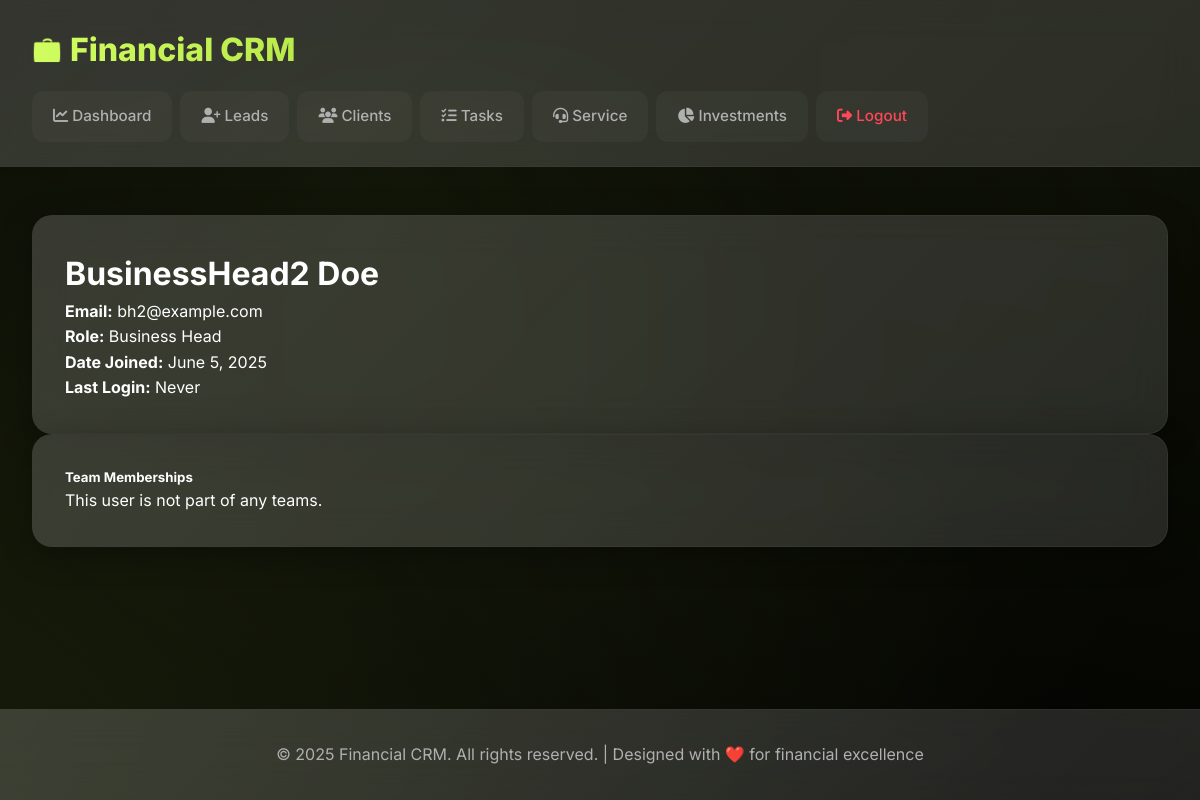
The app's page /users/10/ (signed in) with its own data.
### base/models.py (models this page shows, shortened)
class User(AbstractUser):
    role = models.CharField(max_length=20, choices=ROLE_CHOICES)
    manager = models.ForeignKey(
        'self',
        on_delete=models.SET_NULL,
        null=True,
        blank=True,
        related_name='subordinates',
        help_text="Direct manager in the hierarchy"
    )
    managed_groups = models.ManyToManyField(
        Group,
        blank=True,
        related_name='group_leaders',
        help_text="Groups managed by this RM Head"
    )
    teams = models.ManyToManyField(
        Team,
        through='TeamMembership',
        related_name='members',
        blank=True,
        help_text="Teams this user belongs to"
    )
    class Meta:
        verbose_name = 'User'
        verbose_name_plural = 'Users'
        ordering = ['role', 'username']
    def get_teams_display(self):
        """Display teams this user belongs to"""
        return ", ".join([team.name for team in self.teams.all()]) or "No teams"
    get_teams_display.short_description = 'Teams'
    def get_managed_teams_display(self):
        """Display teams this user manages (for RM Heads)"""
        if self.role == 'rm_head':
            return ", ".join([team.name for team in Team.objects.filter(leader=self)]) or "No teams managed"
        return "N/A"
    get_managed_teams_display.short_description = 'Managed Teams'

### base/views.py (the view)
# urls.py: path('users/<int:user_id>/', views.user_profile, name='user_profile'),
@login_required
def user_profile(request, user_id):
    user = get_object_or_404(User, id=user_id)
    if (request.user.role not in ['business_head', 'top_management'] and
        request.user != user and
        not request.user.led_teams.filter(members=user).exists()):
        messages.error(request, "You don't have permission to view this profile.")
        return redirect('team_management')
    context = {
        'profile_user': user,
        'teams': user.teams.all(),
    }
    return render(request, 'base/user_profile.html', context)

### base/templates/base/user_profile.html (shortened to what this page needs)
{% extends "base/base.html" %}
{% block content %}
<div class="container py-5">
    <div class="card mb-4">
        <div class="card-body">
            <div class="d-flex justify-content-between align-items-center mb-4">
                <h1 class="mb-0">{{ profile_user.get_full_name|default:profile_user.username }}</h1>
            </div>
            <div class="row">
                <div class="col-md-6">
                    <p><strong>Email:</strong> {{ profile_user.email }}</p>
                    <p><strong>Role:</strong>
                        <span class="badge
                            {% if profile_user.role == 'rm' %}badge-primary
                            {% elif profile_user.role == 'rm_head' %}badge-success
                            {% elif profile_user.role == 'business_head' %}badge-warning
                            {% else %}badge-dark{% endif %}">
                            {{ profile_user.get_role_display }}
                        </span>
                    </p>
                </div>
                <div class="col-md-6">
                    <p><strong>Date Joined:</strong> {{ profile_user.date_joined|date:"F j, Y" }}</p>
                    <p><strong>Last Login:</strong> {{ profile_user.last_login|date:"F j, Y H:i"|default:"Never" }}</p>
                </div>
            </div>
        </div>
    </div>
    <div class="card">
        <div class="card-header">
            <h5 class="mb-0">Team Memberships</h5>
        </div>
        <div class="card-body">
            {% if profile_user.teams.all %}
            <div class="table-responsive">
                <table class="table table-hover">
                    <thead>
                        <tr>
                            <th>Team Name</th>
                            <th>Leader</th>
                            <th>Member Since</th>
                        </tr>
                    </thead>
                    <tbody>
                        {% for team in profile_user.teams.all %}
                        <tr>
                            <td>
                                <a href="{% url 'team_detail' team.id %}">
                                    {{ team.name }}
                                </a>
                            </td>
                            <td>{{ team.leader.get_full_name|default:team.leader.username }}</td>
                            <td>{{ team.created_at|date:"F j, Y" }}</td>
                        </tr>
                        {% endfor %}
                    </tbody>
                </table>
            </div>
            {% else %}
            <div class="alert alert-info">
                This user is not part of any teams.
            </div>
            {% endif %}
        </div>
    </div>
</div>
{% endblock %}

### base/templates/base/base.html (style rules this page uses)
:root { --primary-green: #D3FF61; --dark-green: #B8E84A; --light-green: #E8FF8A; --bg-primary: #000000; --bg-secondary: #111111; --bg-card: rgba(255, 255, 255, 0.05); --bg-glass: rgba(255, 255, 255, 0.08); --text-primary: #ffffff; --text-secondary: #b0b0b0; --text-muted: #808080; --border-subtle: rgba(255, 255, 255, 0.1); --shadow-soft: 0 8px 32px rgba(0, 0, 0, 0.3); --shadow-hover: 0 12px 48px rgba(0, 0, 0, 0.4); --gradient-primary: linear-gradient(135deg, var(--primary-green), var(--dark-green)); --gradient-glass: linear-gradient(135deg, rgba(255, 255, 255, 0.1), rgba(255, 255, 255, 0.05)); }
* { margin: 0; padding: 0; box-sizing: border-box; }
body { font-family: 'Inter', -apple-system, BlinkMacSystemFont, sans-serif; background: var(--bg-primary); color: var(--text-primary); min-height: 100vh; display: flex; flex-direction: column; line-height: 1.6; font-weight: 400; overflow-x: hidden; position: relative; }
body::before { content: ''; position: fixed; top: -50%; left: -50%; width: 200%; height: 200%; background: radial-gradient(circle at 20% 80%, rgba(211, 255, 97, 0.1) 0%, transparent 50%), radial-gradient(circle at 80% 20%, rgba(211, 255, 97, 0.08) 0%, transparent 50%), radial-gradient(circle at 40% 40%, rgba(211, 255, 97, 0.05) 0%, transparent 50%); animation: backgroundFloat 20s ease-in-out infinite; z-index: -1; }
.card { background: var(--bg-glass); backdrop-filter: blur(20px); border-radius: 20px; padding: 2rem; border: 1px solid var(--border-subtle); box-shadow: var(--shadow-soft); transition: all 0.3s cubic-bezier(0.4, 0, 0.2, 1); position: relative; overflow: hidden; }
.card::before { content: ''; position: absolute; top: 0; left: 0; right: 0; bottom: 0; background: var(--gradient-glass); z-index: -1; }

### records on screen
User: get_full_name "BusinessHead2 Doe", email "bh2@example.com", role "Business Head", date_joined "June 5, 2025", last_login "Never"
